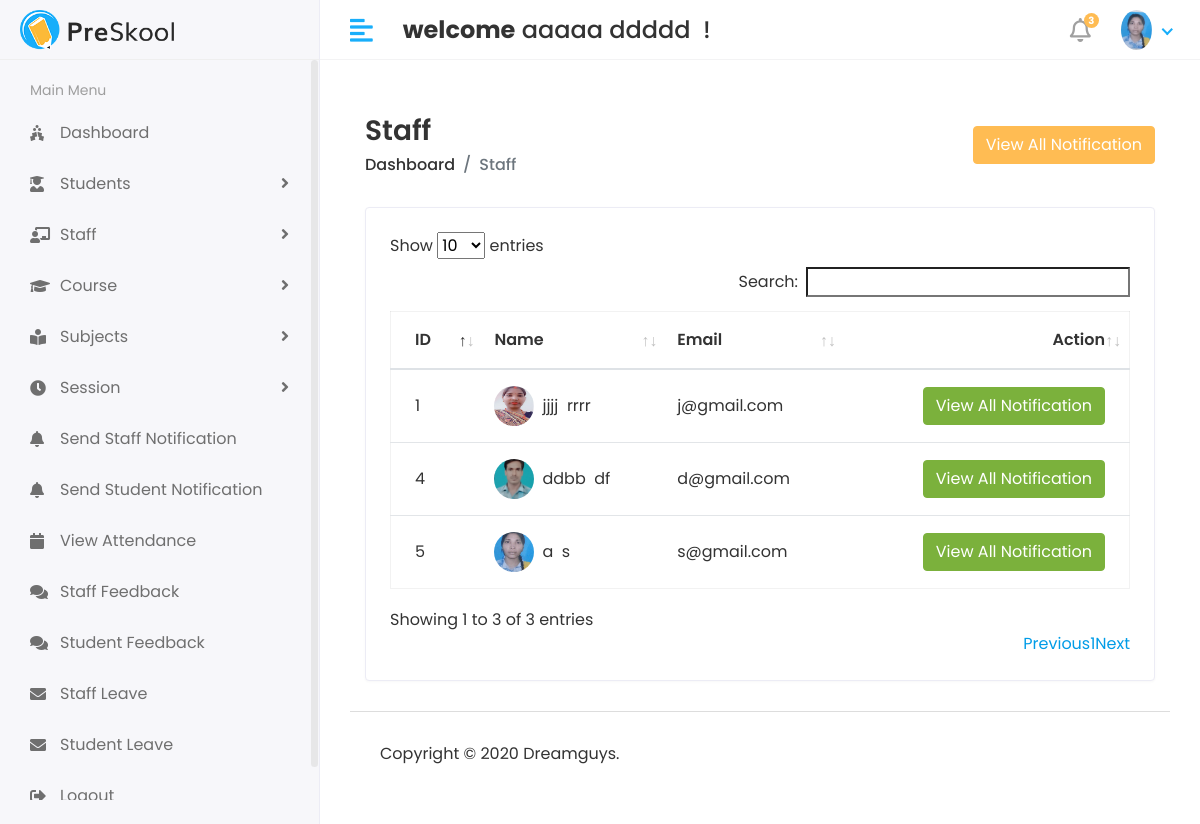
Page /Hod/staff/send_notification (signed in) on the earlier database version.
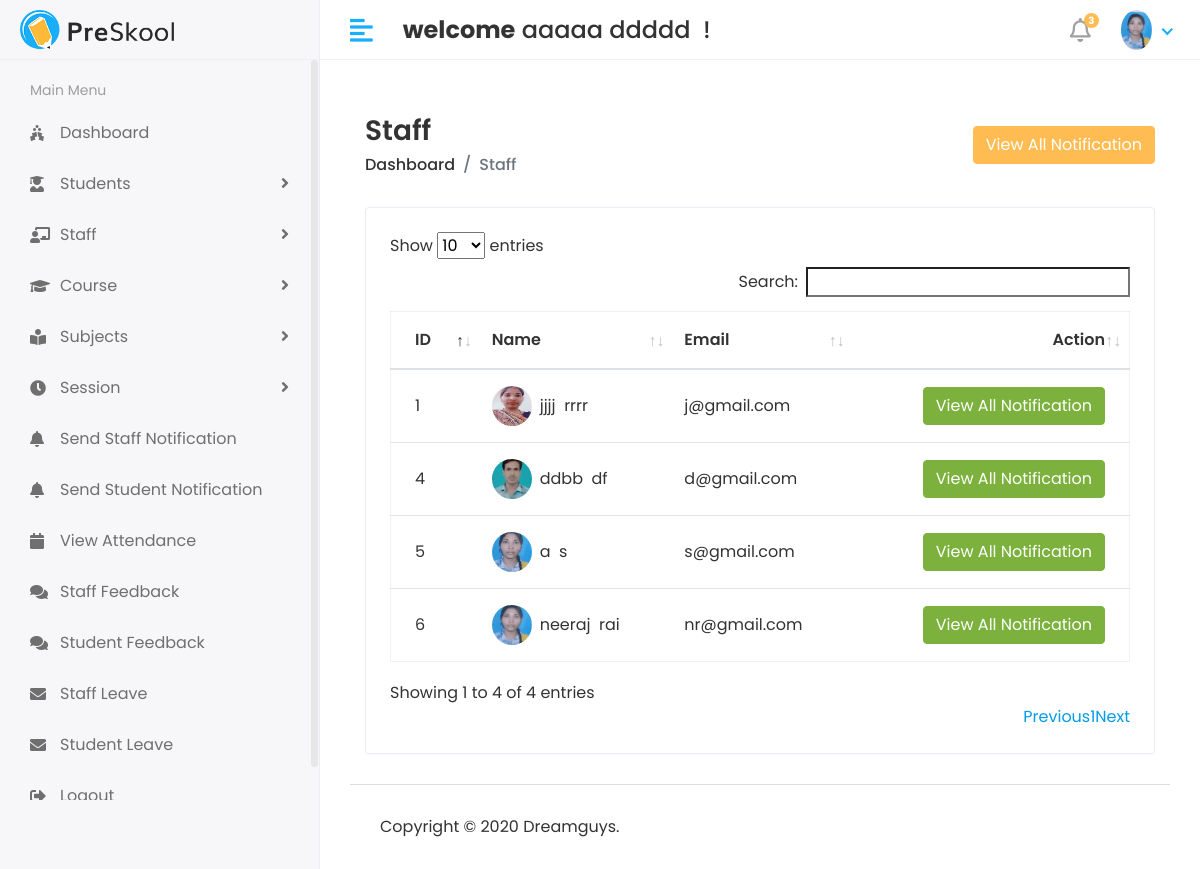
Same page on the later database version.
### api/models.py (models this page shows, shortened)
class Staff(models.Model):
    admin = models.OneToOneField(user1, on_delete=models.CASCADE)
    address = models.TextField()
    gender = models.CharField(max_length=100)
    created_at = models.DateTimeField(auto_now_add=True)
    updated_at = models.DateTimeField(auto_now=True)

class user1(AbstractUser):
    USER = (
        (1, 'HOD'),
        (2, 'STAFF'),
        (3, 'STUDENT'),
    )
    user_type = models.CharField(choices=USER, max_length=50, default=1)
    profile_pic = models.ImageField(upload_to='media/profile_pic')

### student/Hod_views.py (the view)
# urls.py: path('Hod/staff/send_notification',Hod_views.staff_send_notification, name='staff_send_notification'),
@login_required(login_url='/')
def staff_send_notification(request):
    staff = Staff.objects.all()
    context = {
        'staff':staff,
    }
    return render(request,'Hod/send_staff_notification.html', context)

### templates/Hod/send_staff_notification.html (shortened to what this page needs)
{% extends 'base.html' %}
{% block content %}
 <div class="content container-fluid">
               <div class="page-header">
                  <div class="row align-items-center">
                     <div class="col">
                        <h3 class="page-title">Staff</h3>
                        <ul class="breadcrumb">
                           <li class="breadcrumb-item"><a href="index.html">Dashboard</a></li>
                           <li class="breadcrumb-item active">Staff</li>
                        </ul>
                     </div>
                     <div class="col-auto text-right float-right ml-auto">
                        <button type="button" class="btn btn-primary" data-toggle="modal" data-target="#exampleModalCenter">
                                        View All Notification
                        </button>
                     </div>
                  </div>
               </div>
               <div class="row">
                  <div class="col-sm-12">
                     <div class="card card-table">
                        <div class="card-body">
                           <div class="table-responsive">
                              <table id="table_id" class="table table-hover table-center mb-0 ">
                                 <thead>
                                    <tr>
                                       <th>ID</th>
                                       <th>Name</th>
                                       <th>Email</th>
                                                                             <th class="text-right">Action</th>
                                    </tr>
                                 </thead>
                                 <tbody>
                                 {% for i in staff %}
                                    <tr>
                                       <td>{{i.id}}</td>
                                       <td>
                                          <h2 class="table-avatar">
                                             <a href=" " class="avatar avatar-sm mr-2"><img class="avatar-img rounded-circle" src="/{{i.admin.profile_pic }}" alt="User Image"></a>
                                             <a href=" ">{{i.admin.first_name}} &nbsp;{{i.admin.last_name}} </a>
                                          </h2>
                                       </td>
                                       <td>{{i.admin.email}}</td>
                                       <td class="text-right">
                    <button type="button" class="btn btn-success" data-toggle="modal" data-target="#Send_Notification-{{forloop.counter}}">
                                        View All Notification
                        </button>
                                       </td>
                                    </tr>
                                  {% endfor %}
                                 </tbody>
                              </table>
                           </div>
                        </div>
                     </div>
                  </div>
               </div>
            </div>
{% endblock %}

Differences in the rows shown:
added Staff: id "6", admin.profile_pic (picture), admin.first_name "neeraj", admin.last_name "rai", admin.email "nr@gmail.com"
Other differences:
text written by a page script: "Show entries Search: Showing 1 to 3 of 3 entries Previous 1 Next" → "Show entries Search: Showing 1 to 4 of 4 entries Previous 1 Next"
